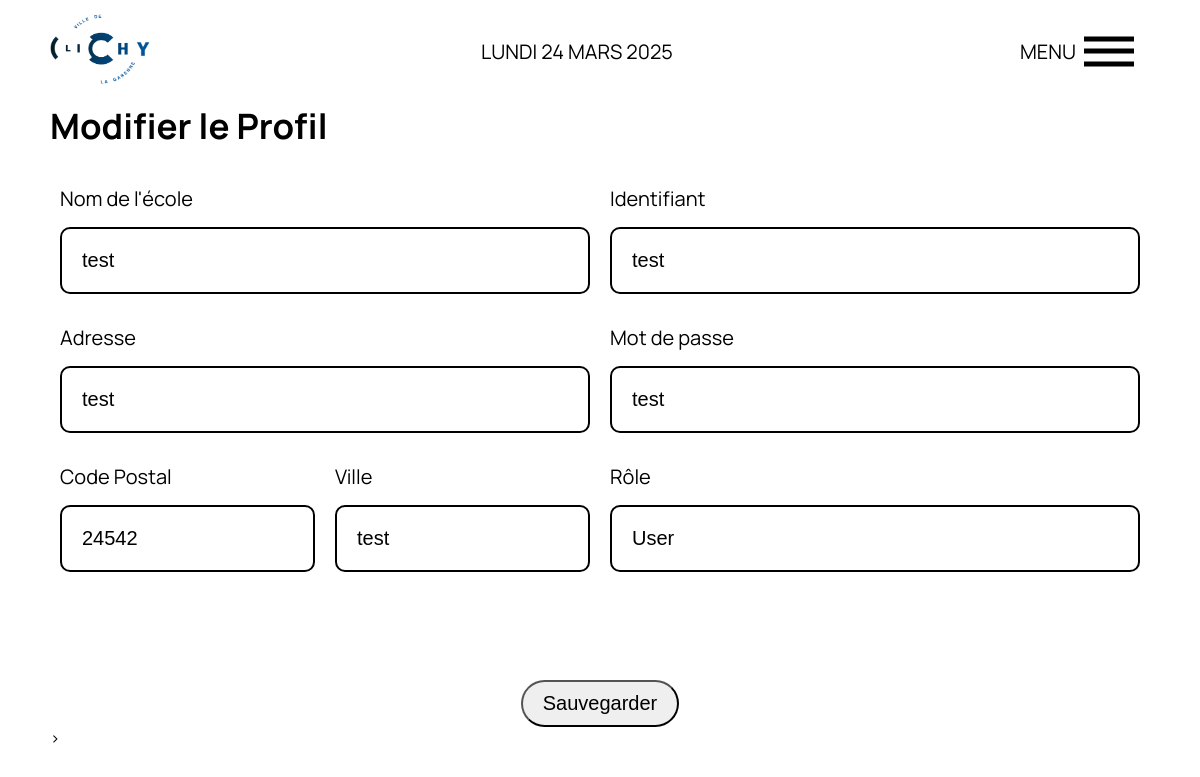
Page /Mairie/Users/HTML_Users_update.php?id=7 on the committed database.
### tables this page shows
CREATE TABLE `users` (
  `id` int NOT NULL,
  `nom` varchar(150) NOT NULL,
  `adresse` varchar(150) NOT NULL,
  `code_postal` int NOT NULL,
  `ville` varchar(150) NOT NULL,
  `identifiant` varchar(50) NOT NULL,
  `mdp` text,
  `role_profil` varchar(10) NOT NULL
);

### Mairie/Users/HTML_Users_update.php (the view, shortened to what this page needs)
<?php
require_once '../../bdd.php';
$id_users = intval($_GET['id']);
$sql = "SELECT * FROM users WHERE id = :id";
$query = $connexion->prepare($sql);
$query->execute(['id' => $id_users]);
$profil = $query->fetch(PDO::FETCH_ASSOC);
?>
<!DOCTYPE html>
<html lang="fr">
<head>
    <link rel="stylesheet" href="../../CSS/crud_users.css">
</head>
<body>
    <header>
        <a href="../../Mairie/HTML_Admin_Home.php"><img class="logo" src="../images/logo.png"></a>
        <p id="date"></p>
        <div>
            <nav>
                <p>MENU&nbsp;&nbsp;</p>
                <div class="ham-menu">
                    <span></span>
                    <span></span>
                    <span></span>
                </div>
            </nav>
        </div>
    </header>
    <section class="crud_users">
        <form action="PHP_UsersUpdate.php" method="POST">
            <h2>Modifier le Profil</h2>
            <div class="textbox">
                <div class="infos">
                    <div class="info_to">
                        <label for="nom">Nom de l'école</label>
                        <input type="text" name="nom" id="nom" value="<?= htmlspecialchars($profil['nom']); ?>" required>
                    </div>
                    <div class="info_to">
                        <label for="adresse">Adresse</label>
                        <input type="text" name="adresse" id="adresse" value="<?= htmlspecialchars($profil['adresse']); ?>" required>
                    </div>
                    <div class="infos2">
                        <div class="info_to">
                            <label for="nom">Code Postal</label>
                            <input type="number" name="code_postal" id="code_postal" value="<?= htmlspecialchars($profil['code_postal']); ?>" required>
                        </div>
                        <div class="info_to">
                            <label for="adresse">Ville</label>
                            <input type="text" name="ville" id="ville" value="<?= htmlspecialchars($profil['ville']); ?>" required>
                        </div>
                    </div>
                </div>
                <div class="infos">
                    <div class="info_to">
                        <label for="plat">Identifiant</label>
                        <input type="text" name="identifiant" id="identifiant" value="<?= htmlspecialchars($profil['identifiant']); ?>" required>
                    </div>
                    <div class="info_to">
                        <label for="garniture">Mot de passe</label>
                        <input type="text" name="mdp" id="mdp" value="<?= htmlspecialchars($profil['mdp']); ?>" required>
                    </div>
                    <div class="info_to">
                        <label for="role_profil">Rôle</label>
                        <input type="text" name="role_profil" id="role_profil" value="<?= htmlspecialchars($profil['role_profil']); ?>" required>
                    </div>
                </div>
            </div>
            <div class="update">
                <button type="submit" name="modifier" value="Sauvegarder">Sauvegarder</button>
            </div>>
        </form>
    </section>
</body>
</html>

### CSS/crud_users.css (style rules this page uses)
.crud_users { padding: 0 50px; }
.textbox { display: flex; flex-direction: row; justify-content: center; align-items: start; width: 100%; height: 60vh; margin: 20px 0 30px 0; }
.infos { display: flex; flex-direction: column; justify-content: start; width: 100%; }
.info_to { display: flex; flex-direction: column; padding: 15px 10px; width: 100%; }
.info_to label { margin-bottom: 5px; font-size: 20px; }
.info_to input { padding: 20px; border: 2px solid black; font-size: 20px; margin-top: 10px; border-radius: 10px; width: 100%; }
.infos2 { display: flex; flex-direction: row; }
.add, .update { display: flex; justify-content: center; }
button { padding: 10px 20px; border-radius: 30px; font-size: 20px; }

### CSS/globals.css (style rules this page uses)
:root { --primary: #FFFFFF; --secondary: #335533; --background: #F5F5F3; --font-family: 'Manrope', sans-serif; }
* { margin: 0; padding: 0; box-sizing: border-box; text-decoration: none; list-style: none; }
body { font-family: var(--font-family); }
h2 { font-size: 35px; }
p { font-size: 20px; }
header { display: flex; flex-direction: row; justify-content: space-between; align-items: center; padding: 10px 50px; }
.logo { width: 100px; height: 70px; }
nav { display: flex; flex-direction: row; align-items: center; padding: 1rem; display: flex; }
.ham-menu { height: 50px; width: 50px; margin-left: auto; position: relative; z-index: 3; }
.ham-menu span { height: 5px; width: 100%; background-color: black; position: absolute; top: 50%; left: 50%; transform: translate(-50%, -50%); transition: 0.3s ease; }
.ham-menu span:nth-child(1) { top: 25%; }
.ham-menu span:nth-child(3) { top: 75%; }

### rows in the picture
users: nom "test", adresse "test", code_postal "24542", ville "test", identifiant "test", mdp "test", role_profil "User"
